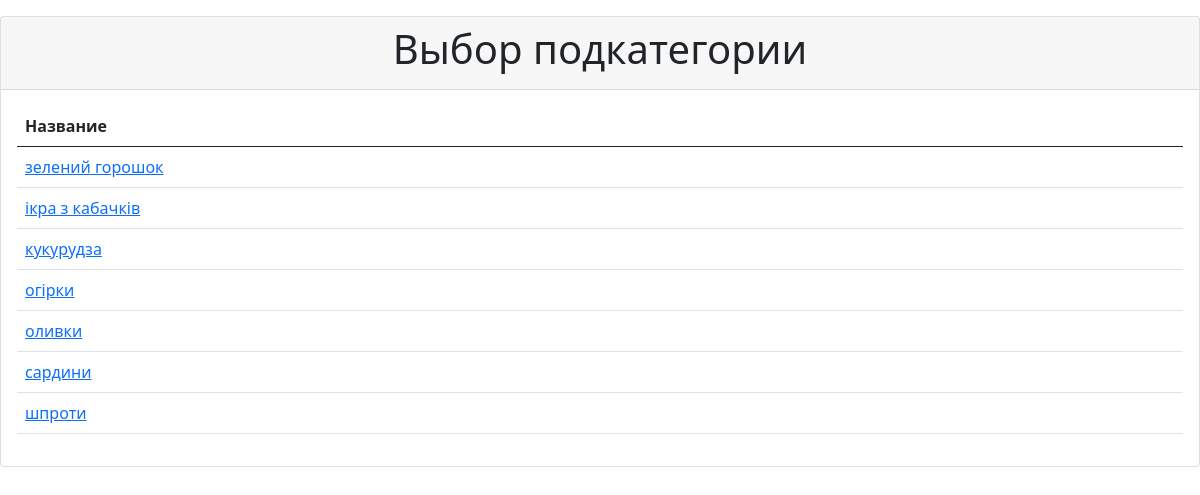
Page /subcategories?category_id=2 on the committed database.
### tables this page shows
CREATE TABLE Subcategory (
            id INTEGER PRIMARY KEY AUTOINCREMENT,
            category_id INTEGER,
            name TEXT,
            url TEXT,
            FOREIGN KEY (category_id) REFERENCES Category(id)
        );

### app.py (the view)
@app.route("/subcategories")
def subcategories():
    category_id = request.args.get("category_id")
    subcategories = get_subcategories(category_id)
    return render_template("subcategories.html", subcategories=subcategories)

### app.py (called while the page is built)
def get_subcategories(category_id):
    conn = sqlite3.connect(DATABASE)
    cursor = conn.cursor()
    cursor.execute("SELECT * FROM Subcategory WHERE category_id = ?", (category_id,))
    subcategories = cursor.fetchall()
    conn.close()
    return subcategories

### templates/subcategories.html (shortened to what this page needs)
<!DOCTYPE html>
<html>
<head>
    <link href="https://cdn.jsdelivr.net/npm/bootstrap@5.0.2/dist/css/bootstrap.min.css" rel="stylesheet">
</head>
<body>
    <div id="main">
    <div class="card">
        <div class="card-header">
            <h1 class="text-center">Выбор подкатегории</h1>
        </div>
        <div class="card-content">
            <div class="card-body">
                <div class="table-responsive">
                    <table class="table table-hover">
                        <thead>
                            <tr>
                                <th>Название</th>
                            </tr>
                        </thead>
                        <tbody>
                            {% for subcategory in subcategories %}
                            <tr>
                                <td><a href="/products?subcategory_id={{ subcategory[0] }}">{{ subcategory[2] }}</a></td>
                            </tr>
                            {% endfor %}
                        </tbody>
                </div>
            </div>
        </div>
</body>
</html>

### rows in the picture
Subcategory: name "зелений горошок"
Subcategory: name "ікра з кабачків"
Subcategory: name "кукурудза"
Subcategory: name "огірки"
Subcategory: name "оливки"
Subcategory: name "сардини"
Subcategory: name "шпроти"
